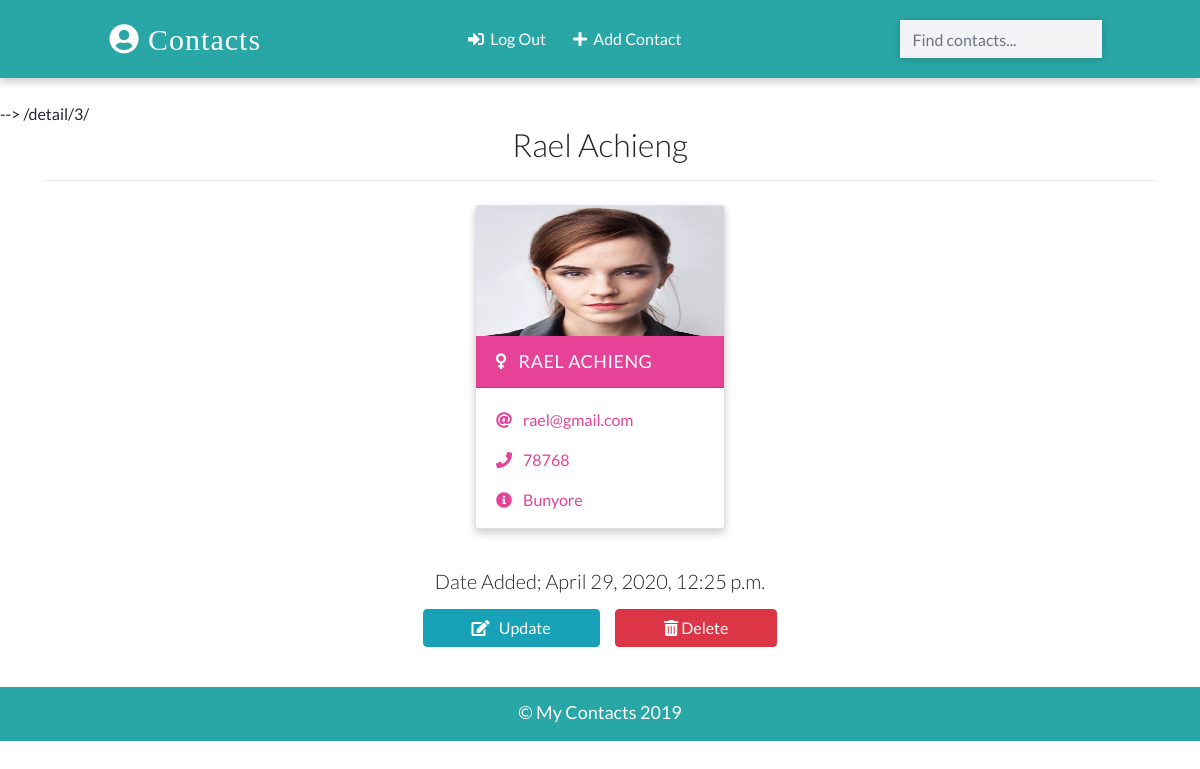
Screenshot of /detail/3/ (signed in) with the database file from the repository.
### app/models.py (models this page shows, shortened)
class Contact(models.Model):
    manager = models.ForeignKey(User, on_delete=models.CASCADE, default=None)
    name = models.CharField(max_length=20)
    email = models.EmailField(max_length=100)
    phone = models.IntegerField()
    info = models.CharField(max_length=20)
    gender = models.CharField(max_length=50, choices=(
        ('male', 'Male'), ('female', 'Female')
    ))
    image = models.ImageField(upload_to='images/', blank=True)
    date_added = models.DateTimeField(default=datetime.now)
    class Meta:
        ordering = ['-id']

### app/views.py (the view)
# urls.py: path('detail/<int:pk>/', views.ContactDetailView.as_view(), name='detail'),
class ContactDetailView(LoginRequiredMixin, DetailView):
    template_name = 'detail.html'
    model = Contact
    context_object_name = 'contact'

### templates/detail.html (shortened to what this page needs)
{% extends 'base.html' %}
{% load static %}
{% block content %}
 {% if contact.manager == request.user %}
{{request.path}}
    <div class="container">
      <h2 class="heading font-weight-light text-center">{{contact.name}}</h2>
      <hr />
    </div>
    <div class="container main-part">
    {% include 'partials/_card.html' %}
    <div class="container mt-3">
        <h5 class="text-center my-3 font-weight-light">Date Added; {{contact.date_added}}</h5>
        <p class="text-center text-light">
            <a class="btn btn-info px-5" href="{% url 'update' contact.id %}">
                <i class="fas fa-edit"></i> &nbsp; Update
            </a>&nbsp;&nbsp;&nbsp;&nbsp;
            <a class="btn btn-danger px-5" href="{% url 'delete' contact.id %}">
                <i class="fas fa-trash-alt"></i>&nbsp;Delete
            </a>
        </p>
    </div>
    </div>
 {% else %}
<div class="container">
      <h2 class="heading font-weight-light text-center">Permission Denied!</h2>
    </div>
{% endif %}
{% endblock content %}

### templates/base.html (shortened to what this page needs)
{% load static %}
<!DOCTYPE html>
<html lang="en">
  <head>
    <link
      rel="stylesheet"
      href="https://stackpath.bootstrapcdn.com/bootstrap/4.2.1/css/bootstrap.min.css"/>
    <link rel="stylesheet" href="{% static './css/main.css' %}" />
    <link rel="stylesheet" href="https://use.fontawesome.com/releases/v5.6.3/css/all.css"/>
  </head>
  <body>
    <nav>
      <a class="logo" href="{% url 'home' %}">
        <i class="fas fa-user-circle"></i>&nbsp;Contacts
      </a>
      <p class="feature-link m-0 p-0">
        {% if request.user.is_authenticated %}
          <a href="{% url 'logout' %}" class="mr-4 text-white">
            <i class="fas fa-sign-in-alt"></i>&nbsp; Log Out
        </a>
          <a href="{% url 'create' %}" class="mr-4 text-white">
            <i class="fas fa-plus"></i>&nbsp; Add Contact
        </a>
        {% endif %}
      </p>
      <form class="form-inline my-2" action="{% url 'search' %}" method = "GET">
        <input
          class="form-control search-box"
          type="search"
          placeholder="Find contacts..."
          name="search_term" value="{{search_term}}"/>
      </form>
    </nav>
    <br />
    {% include "partials/_message.html" %}
 {% block content %}
  {% endblock content %}
    <footer class="mt-4 p-2">
      <p class="text-center p-1 m-0">&copy; My Contacts 2019</p>
    </footer>
  </body>
</html>

### templates/partials/_message.html
{% if messages %}
{% for message in messages %}
<div class="container">
    <div class="alert alert-warning alert-dismissible fade show" role="alert">
    {{message}}
  <button type="button" class="close" data-dismiss="alert" aria-label="Close">
    <span aria-hidden="true">&times;</span>
  </button>
</div>
</div>
{% endfor %}
{% endif  %}

### templates/partials/_card.html
{% load static %}
            {% if contact.gender == "male" %}
                 <div class="card my-2 mx-2 boy-card {% if 'detail' in request.path %} mx-auto w-25{% endif %}">
        <img src="{% if contact.image %}
                    {{contact.image.url}}
                  {% else %}
                   {% static './images/boy.png' %}
                  {% endif %}" class="img-fluid" />
        <div class="card-header">
          <a href="{% url 'detail' contact.id %}" class="text-white header-link">
            <i class="fas fa-mars mr-2"></i> {{contact.name}}</a>
        </div>
        <div class="card-body pb-0">
          <p>
            <i class="fas fa-at mr-2"></i>
            <a href="mailto:{{contact.email}}">{{contact.email}}</a>
          </p>
          <p>
            <i class="fas fa-phone mr-2"></i>
            <a href="tel:{{contact.phone}}">{{contact.phone}}</a>
          </p>
          <p><i class="fas fa-info-circle mr-2"></i> {{contact.info}}</p>
        </div>
      </div>
      {% else %}
          <div class="card my-2 mx-2 girl-card">
        <img src="{% if contact.image %}
                    {{contact.image.url}}
                  {% else %}
                   {% static './images/girl.png' %}
                  {% endif %}" class="img-fluid" />
        <div class="card-header">
          <a href="{% url 'detail' contact.id %}" class="text-white header-link"
            ><i class="fas fa-venus mr-2"></i> {{contact.name}}</a>
        </div>
        <div class="card-body pb-0">
          <p>
            <i class="fas fa-at mr-2"></i>
            <a href="mailto:pinkjune@gmail.com">{{contact.email}}</a>
          </p>
          <p>
            <i class="fas fa-phone mr-2"></i>
            <a href="tel:9819090909">{{contact.phone}}</a>
          </p>
          <p><i class="fas fa-info-circle mr-2"></i> {{contact.info}}</p>
        </div>
      </div>
            {% endif %}

### static/css/main.css (style rules this page uses)
:root { --back: #29a7a6; --girl: #e64298; --boy: #2874dd; }
body { font-family: Lato, sans-serif; }
nav { font-weight: light; display: flex; justify-content: space-around; background-color: var(--back); align-items: center; padding-top: 12px; padding-bottom: 12px; box-shadow: 0 4px 8px 0 rgba(0, 0, 0, 0.2); }
.logo { font-size: 30px; letter-spacing: 1px; color: white; padding: 2px 12px; border-radius: 8px; font-family: cursive; }
.search-box { border-radius: 0px !important; width: 250px; border: none !important; background-color: #f2f3f5 !important; box-shadow: 0 1px 8px 0 rgba(0, 0, 0, 0.2); }
.card { box-shadow: 0 4px 8px 0 rgba(0, 0, 0, 0.2); transition: 0.3s; min-width: 250px; box-sizing: border-box; }
img { height: 130px !important; }
.card-header { font-size: 18px; letter-spacing: 0.5px; text-transform: uppercase; }
.girl-card .card-header { background-color: var(--girl); }
.girl-card .card-body, .girl-card .card-body p a { color: var(--girl); }
.card-body p { cursor: pointer; }
.main-part { display: flex; flex-wrap: wrap; justify-content: space-evenly; }
footer { background-color: var(--back); color: white; font-size: 18px; border-bottom: 3px solid var(--back); }

### rows the page displays
Contact: name "Rael Achieng", image (picture), name "RAEL ACHIENG", email "rael@gmail.com", phone "78768", info "Bunyore", date_added "April 29, 2020, 12:25 p.m."

### other values shown
{{ request.path }} "/detail/3/"
